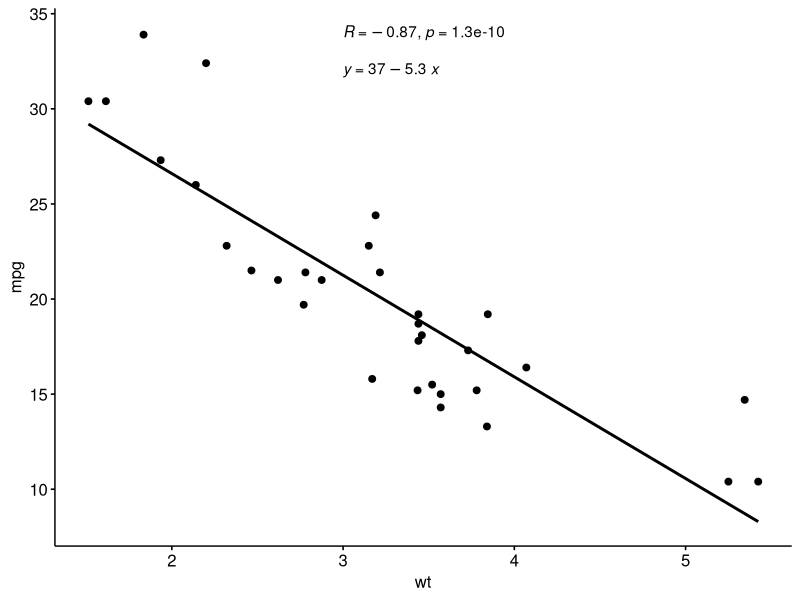
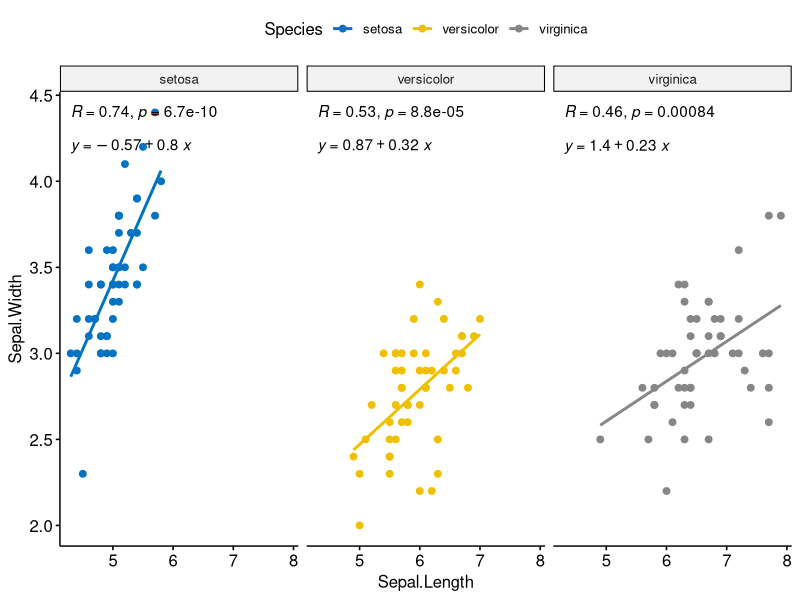
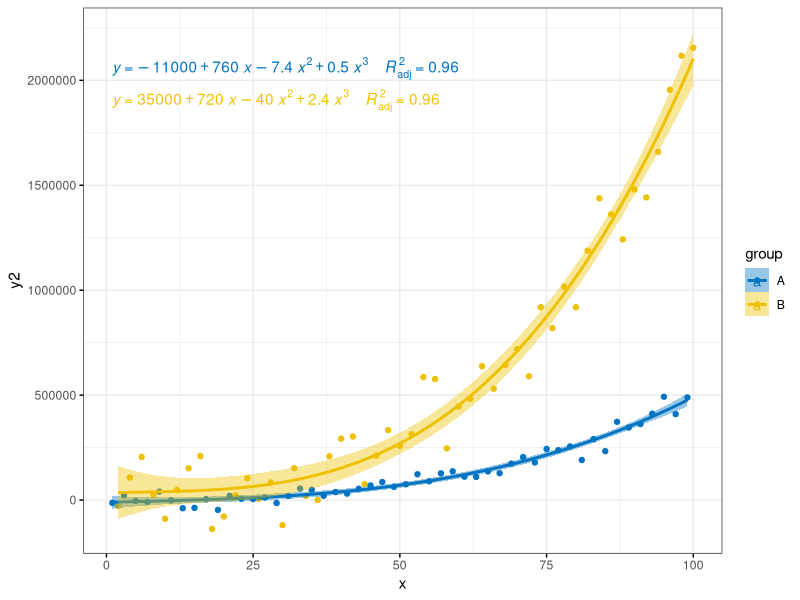

R code for these plots, in order:
library(ggpubr)


### Name: stat_regline_equation
### Title: Add Regression Line Equation and R-Square to a GGPLOT.
### Aliases: stat_regline_equation

### ** Examples


# Simple scatter plot with correlation coefficient and
# regression line
#::::::::::::::::::::::::::::::::::::::::::::::::::::
ggscatter(mtcars, x = "wt", y = "mpg", add = "reg.line") +
  stat_cor(label.x = 3, label.y = 34) +
  stat_regline_equation(label.x = 3, label.y = 32)


# Groupped scatter plot
#::::::::::::::::::::::::::::::::::::::::::::::::::::
ggscatter(
  iris, x = "Sepal.Length", y = "Sepal.Width",
  color = "Species", palette = "jco",
  add = "reg.line"
  ) +
  facet_wrap(~Species) +
  stat_cor(label.y = 4.4) +
  stat_regline_equation(label.y = 4.2)

# Polynomial equation
#::::::::::::::::::::::::::::::::::::::::::::::::::::

# Demo data
set.seed(4321)
x <- 1:100
y <- (x + x^2 + x^3) + rnorm(length(x), mean = 0, sd = mean(x^3) / 4)
my.data <- data.frame(x, y, group = c("A", "B"),
                      y2 = y * c(0.5,2), block = c("a", "a", "b", "b"))

# Fit polynomial regression line and add labels
formula <- y ~ poly(x, 3, raw = TRUE)
p <- ggplot(my.data, aes(x, y2, color = group)) +
  geom_point() +
  stat_smooth(aes(fill = group, color = group), method = "lm", formula = formula) +
  stat_regline_equation(
    aes(label =  paste(..eq.label.., ..adj.rr.label.., sep = "~~~~")),
    formula = formula
  ) +
  theme_bw()
ggpar(p, palette = "jco")
